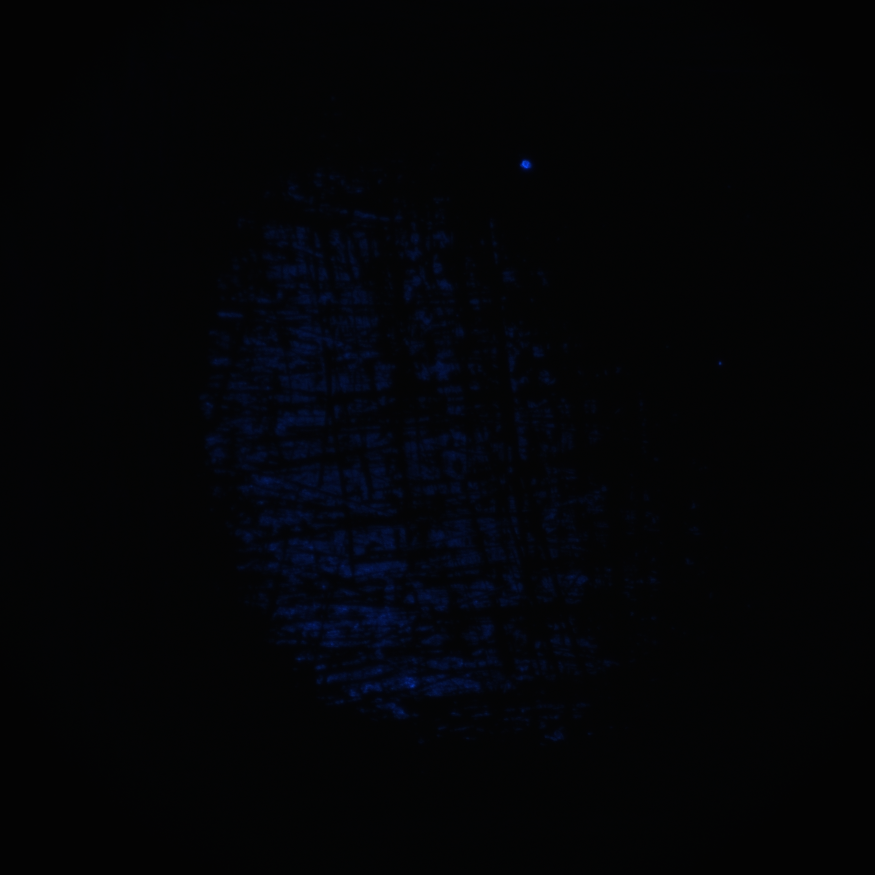
#> input picture Fuzzy method/input/Liang/2021_October_31 20.48.50.559.png, 1750 x 1750 px, found by its file name (shown at 1/2 size)
$ python Fuzzy_method2.py
#> lines starting #> are read from the running program, lines starting #| are printed output that depends on the picture; after the words box and inside, x2 and y2 are one past the last pixel; in counts of white or black regions, pixels touching at a corner belong together
import numpy as np
from tqdm import tqdm
import math
import cv2

#code
def get_hist(img_gray,l = 8):
    '''
    param : img_gray is a mat
            l is the bit of the image
    return : histogram of img_gray
    '''
    hist, bins = np.histogram(img_gray.ravel(), bins=2**l, range=(0, 2**l))
    p = hist/sum(hist)
    return p

def get_pixels(img_gray,l = 8):
    '''
    param : img_gray is a mat
            l is the bit of the image
    return : number for each gray
    '''
    hist, bins = np.histogram(img_gray.ravel(), bins=2**l, range=(0, 2**l))
    pixel = hist
    return pixel

def GetValues(p,A_star_list,Sub_A_star_list,l = 8):
    '''
    param:   A_star_list[k] is A*(k)
        also Sub_A_star_list[k] is 1 - A*(k)
        p is histgram of img_gray
    '''
    g1_list = [0 for k in range(2**l)]
    g2_list = [0 for k in range(2**l)]
    C_list  = [0 for k in range(2**l)]
    for k in range(0,2**l):
        acc1 = 0
        if A_star_list[k] != 0:
            for g1 in range(k):
                acc1 += g1 * p[g1]/A_star_list[k]
        g1_list[k] = acc1

        acc2 = 0
        if Sub_A_star_list[k] != 0:
            for g2 in range(k,2**l):
                acc2 += g2 * p[g2]/Sub_A_star_list[k]
        g2_list[k] = acc2
        ### reference
        C_list[k] = max( [g1_list[k],abs(k - g1_list[k]),abs(2**l-1 - g2_list[k]),abs(k-g2_list[k]) ] )
    return g1_list,g2_list,C_list

def U(g,k,g1,g2,C):
    '''
    param :i, j is position of a pixel in the img_gray
            k : is Gray value
            g1,g2 is the Mean Gray value list
            C is Reference [1] (23)
    Reference [1] (23) is the function "U ij(k)"
    '''
    u = g1[k] if g <= k else g2[k]
    C_val = max(C)
    res = (1) / (1 + abs(g - u) / C_val)
    return res

def S(u):
    '''
    '''
    if u == 1:
        res = 0
    else:
        res = -u * math.log(u) - (1 - u) * math.log(1 - u)
    return res

def Get_E(img_gray,g1,g2,C,l = 8):
    '''
    '''
    E = [0 for k in range(2**l)]
    Nx,Ny = img_gray.shape
    pixel = get_pixels(img_gray,l)
    #A three-tier python loop, just like a snail ....
    with tqdm(total=4**l,colour= "red") as pbar:
        pbar.set_description(f'Processing')
        for k in range(2**l):
            acc = 0
            for g in range(2**l):
                acc += S(U(g,k,g1,g2,C)) * pixel[g]
                pbar.update(1)
            E[k] = 1 / (Nx * Ny * math.log(2)) * acc

    return E


def HW1995_2(img_gray,l = 8):
    '''
    method: Fuzzy method
    param : img_gray mat
            l is the bit of the image
    return: k(threshold) and binary_image_mat
    '''
    # Reference:paper [1]
    # Begin  ###################################################
    # Get the histogram of img_gray
    p = get_hist(img_gray,l)
    pixels = get_pixels(img_gray,l)
    A_star_list     = [sum(pixels[0:k+1])/sum(pixels) for k in range(2**l)]
    Sub_A_star_list = [1 - A_star for A_star in A_star_list]
    g1,g2,C  = GetValues(p,A_star_list,Sub_A_star_list,l)
    E_list = Get_E(img_gray,g1,g2,C,l)
    k = np.argmin(E_list)
    _ , binary = cv2.threshold(img_gray, k, 2**l - 1, cv2.THRESH_BINARY)
    return k,binary


if __name__ == "__main__":
    # img_concat_RGB_and_Binary(1)
    path = r"input\Liang\2021_October_31 20.48.50.559.png"
    img = cv2.imread(path)
#> img is the input picture: shape (1750, 1750, 3); mean B, G, R 7.1, 4.4, 3.4
    # img = cv2.resize(img,(100,100))
    gray_img = cv2.cvtColor(img,cv2.COLOR_BGR2GRAY)
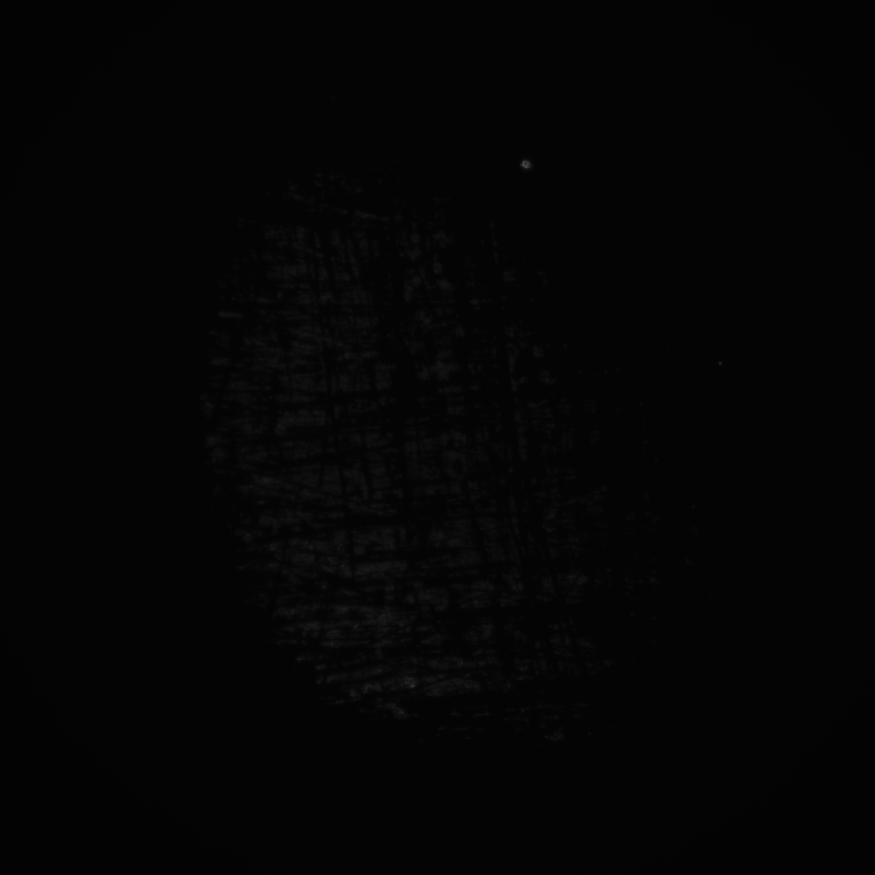
#> gray_img: shape (1750, 1750) (shown at 1/2 size); min 2, max 102, mean 4.4
    ret,b  = HW1995_2(gray_img)
#> in get_hist, `hist, bins = np.histogram(img_gray.ravel(), bins=2**l, range=(0, 2**l))`: hist = 256 values, max 1887151 at index 4, min 0 at index 0, mean 11962.9; bins = 257 values from 0 to 256
#> in get_hist, `p = hist/sum(hist)`: p = 256 values, max 0.616 at index 4, min 0 at index 0, mean 0.00391
#> in get_pixels, `hist, bins = np.histogram(img_gray.ravel(), bins=2**l, range=(0, 2**l))`: bins = 257 values from 0 to 256
#> in get_pixels, `pixel = hist`: pixel has the same summary as hist in get_hist
#> in HW1995_2, `pixels = get_pixels(img_gray,l)`: pixels has the same summary as hist in get_hist
#> in HW1995_2, `A_star_list     = [sum(pixels[0:k+1])/sum(pixels) for k in range(2**l)]`: A_star_list = 256 values from 0 to 1
#> in HW1995_2, `Sub_A_star_list = [1 - A_star for A_star in A_star_list]`: Sub_A_star_list = 256 values, max 1 at index 0, min 0 at index 102, mean 0.0172
#> after the loop in GetValues, `for k in range(0,2**l):`: C_list = 256 values, max 255 at index 102, min 102 at index 96, mean 229; g1_list = 256 values, max 4.41 at index 103, min 0 at index 0, mean 4.31; g2_list = 256 values, max 198 at index 96, min 0 at index 102, mean 26.21
#> in HW1995_2, `g1,g2,C  = GetValues(p,A_star_list,Sub_A_star_list,l)`: g1 has the same summary as g1_list in GetValues; g2 has the same summary as g2_list in GetValues; C has the same summary as C_list in GetValues
#> in Get_E, `pixel = get_pixels(img_gray,l)`: pixel has the same summary as hist in get_hist
#> the loop in Get_E, `for k in range(2**l):` made 256 passes
#> in HW1995_2, `_ , binary = cv2.threshold(img_gray, k, 2**l - 1, cv2.THRESH_BINARY)`:
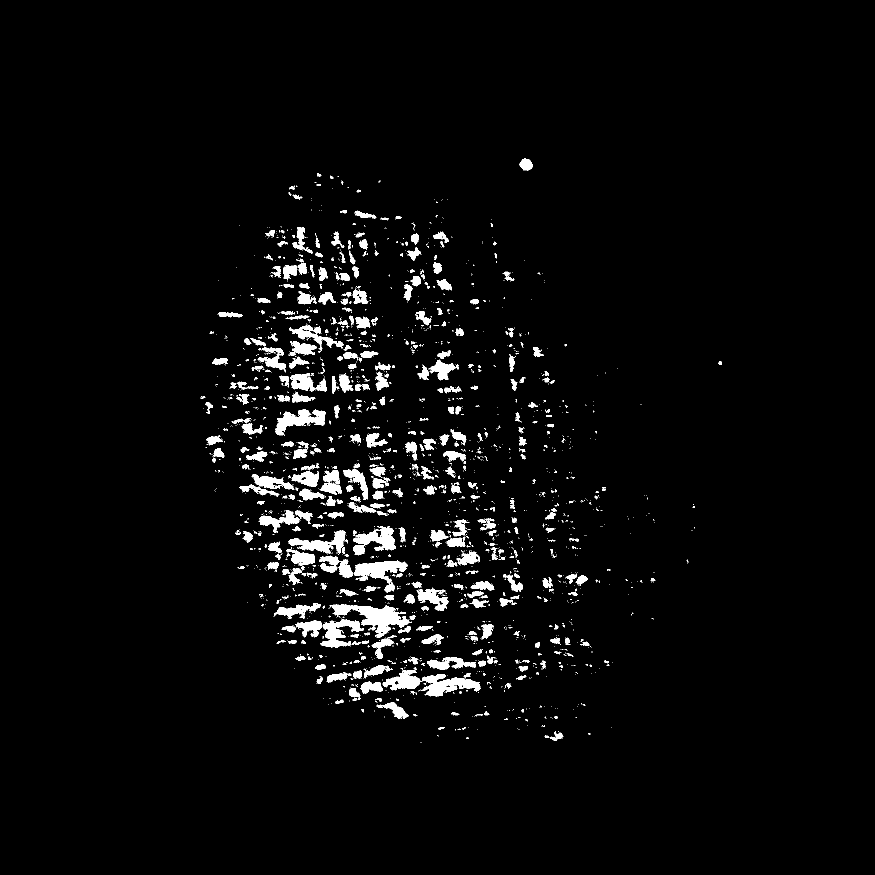
#> binary: shape (1750, 1750) (shown at 1/2 size); 3.3% white; 2601 white regions (2152 under 20 px), largest, box (x1, y1, x2, y2) and area: (659, 1209, 824, 1275) 4020, (707, 1121, 816, 1185) 2851, (841, 1348, 961, 1393) 2718
    cv2.imshow(f"2:{ret}",b)
    print(f"thresh:{ret}")
#| thresh:10
    cv2.imshow("o",img)
    cv2.waitKey(0)

'''
#References:
[1] A Revisit of Various Thresholding Methods for Segmenting the Contact Area Images

#log:

'''
